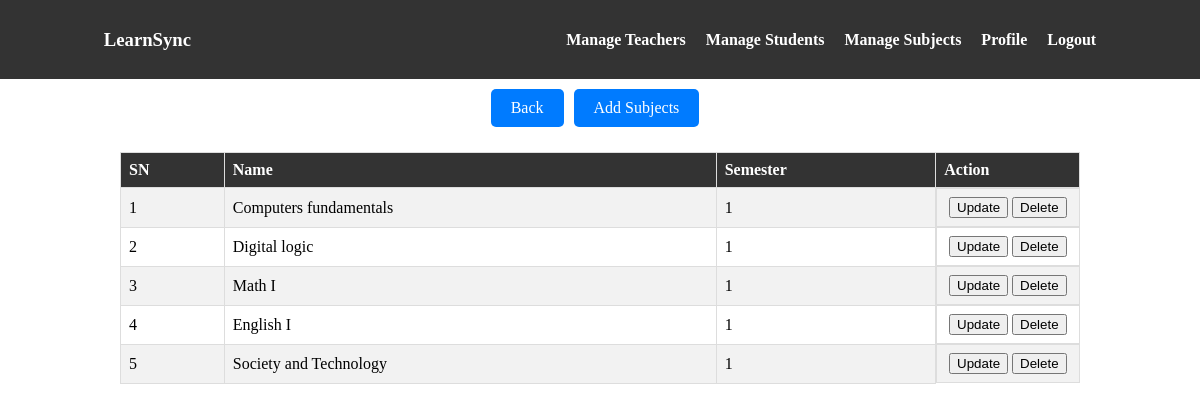
Page /admin/subject_list.php?semid=1 (signed in) on the committed database.
### tables this page shows
CREATE TABLE `subject` (
  `id` int(11) NOT NULL,
  `name` varchar(255) NOT NULL,
  `subCode` varchar(8) NOT NULL,
  `semester` int(11) NOT NULL
);

### admin/subject_list.php (the view, shortened to what this page needs)
<?php
include 'header.php';
require '../connection.php';
$semester = "";
if (isset($_POST['semid'])) {
    $semester = $_POST['semid'];
} elseif (isset($_GET['semid'])) {
    $semester = $_GET['semid'];
}
        $sql = "SELECT id, name, semester FROM subject WHERE semester = '$semester'";
        $result = $conn->query($sql);
?>
<!DOCTYPE html>
<html>
<head>
</head>
<body>
    <div class="table-buttons">
        <a href="index.php" class="button">Back</a>
        <a href="add_sub.php?semid=<?php echo $semester; ?>" class="button">Add Subjects</a>
    </div>
    <table>
        <tr>
            <th>SN</th>
            <th>Name</th>
            <th>Semester</th>
            <th width="15%">Action</th>
        </tr>
        <?php
        if ($result->num_rows > 0) {
            $i = 1;
            while ($row = $result->fetch_assoc()) {
                echo "<tr>";
                echo "<td>" . $i . "</td>";
                echo "<td>" . $row["name"] . "</td>";
                echo "<td>" . $row["semester"] . "</td>";
                echo '<td class="action-buttons">';
                echo '<form method="post" action="update_delete.php">';
                echo '<button type="submit" name="action" value="update">Update</button>';
                echo '<button type="submit" name="action" value="delete">Delete</button>';
                echo '</form>';
                echo '</td>';
                echo "</tr>";
                $i++;
            }
        } else {
            echo "<tr><td colspan='5'>No subjects found</td></tr>";
        }
        ?>
    </table>
</body>
</html>

### admin/header.css (style rules this page uses)
body, ul { margin: 0; padding: 0; list-style: none; }

### admin/subject_list.php (style rules this page uses)
table { border-collapse: collapse; width: 80%; margin: 20px auto; }
th, td { border: 1px solid #dddddd; text-align: left; padding: 8px; }
tr:nth-child(even) { background-color: #f2f2f2; }
th { background-color: #333; color: white; }
.action-buttons { display: flex; justify-content: space-around; }
.table-buttons { margin: 10px; display: flex; justify-content: center; }
.button { display: inline-block; width: auto; padding: 10px 20px; background-color: #007BFF; color: #fff; text-decoration: none; border: none; border-radius: 5px; cursor: pointer; text-align: center; margin-right: 10px; margin-bottom: 5px; }

### rows in the picture
subject: name "Computers fundamentals", semester "1"
subject: name "Digital logic", semester "1"
subject: name "Math I", semester "1"
subject: name "English I", semester "1"
subject: name "Society and Technology", semester "1"
